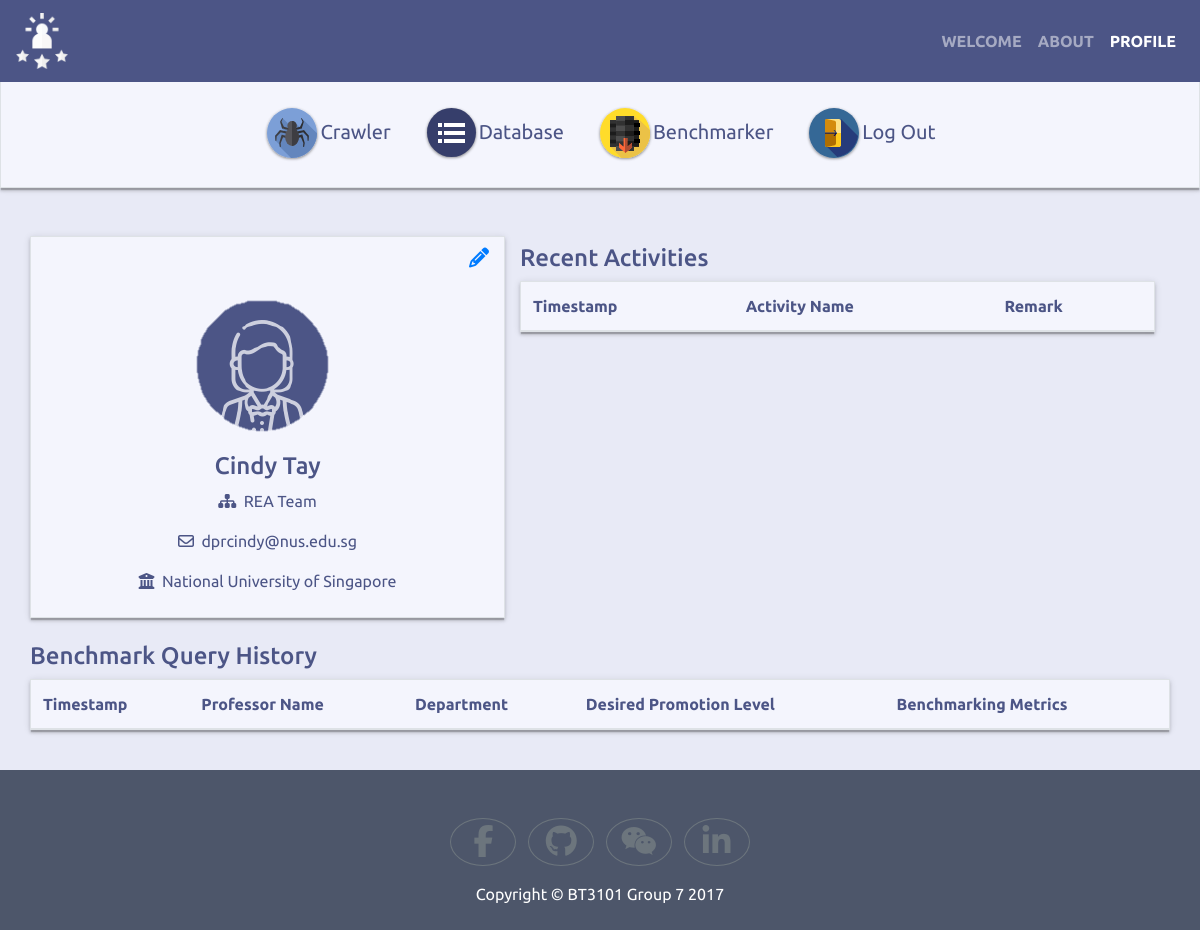
Page /profile/ (signed in) on the earlier database version.
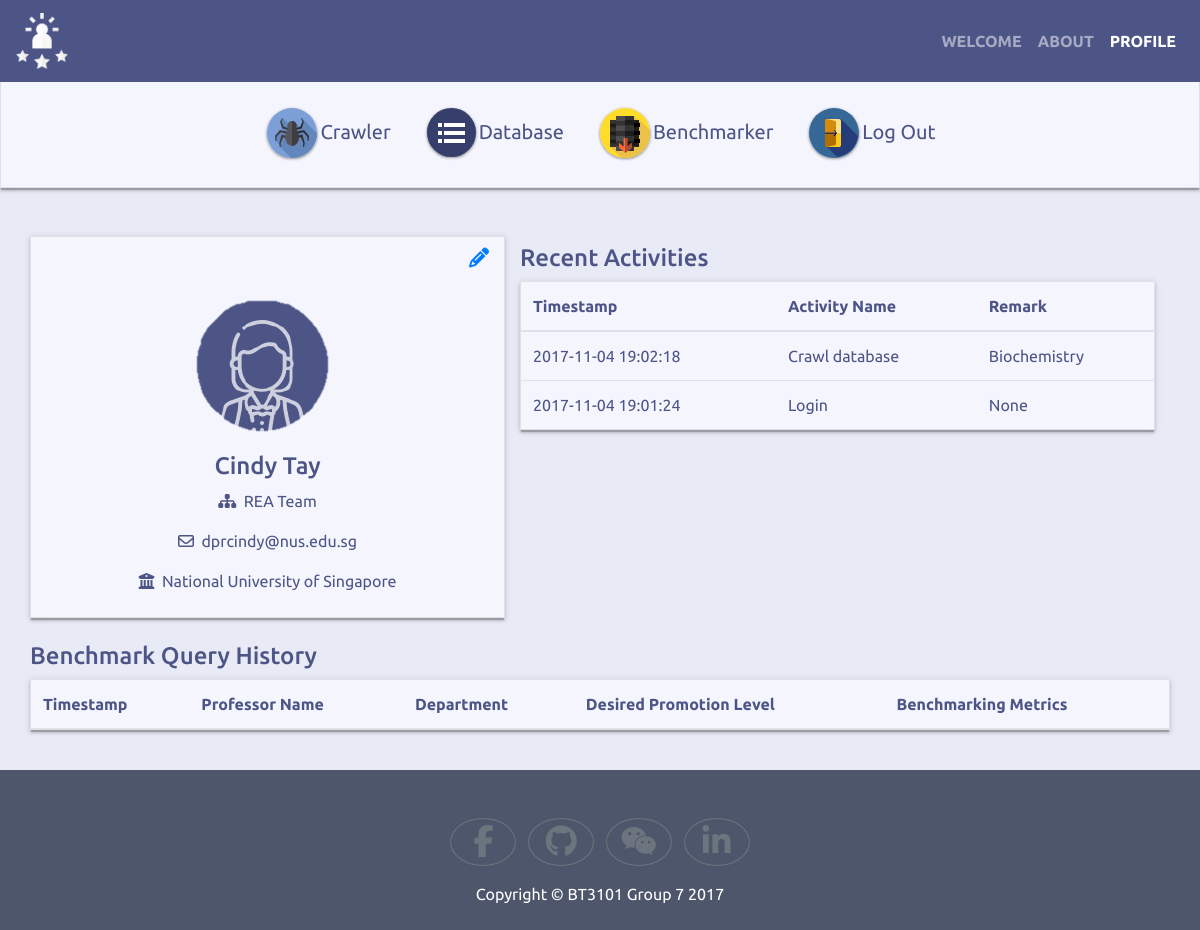
Same page on the later database version.
### tables this page shows
CREATE TABLE users (
  user_id integer primary key autoincrement,
  username text not null,
  password text not null,
  first_name text not null,
  last_name text not null,
  institution text not null,
  team text not null,
  email text not null,
  staff_id text not null
);

CREATE TABLE activities (
  activity_id integer primary key autoincrement,
  activity_timestamp text not null,
  user_id integer not null,
  activity_name text not null,
  remark text not null
);

### application.py (the view)
@app.route("/profile/")
def profile():
    if 'username' in session:
        user_id = session['user_id']
        full_user = query_db('select username, first_name, last_name, institution, team, email, staff_id from users where user_id = ?', (user_id,), one=True)
        activities = query_db('select activity_timestamp, activity_name, remark from activities where user_id = ? order by datetime(activity_timestamp) desc limit 5', (user_id,))
        benchmarks = query_db('select benchmark_timestamp, name, department, position, metrics from benchmarks where user_id = ? order by datetime(benchmark_timestamp) desc limit 5', (user_id,))
        return render_template("profile.html", user=full_user, activities=activities, benchmarks=benchmarks)
    else:
        return redirect(url_for('main'))

### application.py (called while the page is built)
def get_db():
    db = getattr(g, '_database', None)
    if db is None:
        db = g._database = sqlite3.connect(DATABASE)
    return db

def query_db(query, args=(), one=False):
    db = get_db()
    db.row_factory = sqlite3.Row
    cur = db.cursor().execute(query, args)
    rv = cur.fetchall()
    return (rv[0] if rv else None) if one else rv

@app.teardown_appcontext
def close_connection(exception):
    db = getattr(g, '_database', None)
    if db is not None:
        db.close()

### templates/profile.html (shortened to what this page needs)
<!doctype html>
<html lang="en">
  <head>
    <link rel="stylesheet" href="https://maxcdn.bootstrapcdn.com/bootstrap/4.0.0-beta.2/css/bootstrap.min.css">
    <link href="https://opensource.keycdn.com/fontawesome/4.7.0/font-awesome.min.css" rel="stylesheet">
    <link href="../static/css/custom.css" rel="stylesheet">
  </head>
  <body>
    <header class="navbar fixed-top navbar-expand-lg navbar-dark" style="background-color: #4C5586;">
      <a class="navbar-brand" href="#"><img class="img-fluid" src="../static/img/Logo.svg"></a>
      <div class="collapse navbar-collapse" id="navbarNavAltMarkup">
        <ul class="navbar-nav ml-auto">
          <li class="nav-item">
            <a class="nav-link font-weight-bold" href="{{ url_for('main') }}">WELCOME</a>
          </li>
          <li class="nav-item">
            <a class="nav-link font-weight-bold" href="{{ url_for('about') }}">ABOUT</a>
          </li>
          <li class="nav-item active">
            <a class="nav-link font-weight-bold" href="{{ url_for('profile') }}">PROFILE<span class="sr-only">(current)</span></a>
          </li>
        </ul>
      </div>
    </header>
    <div class="container-fluid border text-center mt-5 pt-5 pb-3 shadowed function-button">
      <div class="btn-group btn-group-lg" role="group" aria-label="Function buttons">
        <a class="btn btn-light btn-menu" href="{{ url_for('crawler') }}">
          <img src="../static/img/Crawl.svg">Crawler
        </a>
        <a class="btn btn-light btn-menu" href="{{ url_for('database') }}">
          <img src="../static/img/Menu.svg">Database
        </a>
        <a class="btn btn-light btn-menu" href="{{ url_for('benchmarker') }}">
          <img src="../static/img/Database.svg">Benchmarker
        </a>
        <a class="btn btn-light btn-menu" href="{{ url_for('logout') }}">
          <img src="../static/img/Logout.svg">Log Out
        </a>
      </div>
    </div>
    <div class="container pt-5">
      <div class="row">
        <div class="col-5 border text-center py-2 profile-box shadowed">
          <p class="text-right"><a href="#"><i class="fa fa-lg fa-pencil"></i></a></p>
          <img class="img-fluid" src="../static/img/Profile Icon.png" alt="User Profile Pic">
          <h4>{{ user['first_name'] }} {{ user['last_name'] }}</h4>
          <p><i class="fa fa-sitemap"></i>&nbsp; {{ user['team'] }}</p>
          <p><i class="fa fa-envelope-o"></i>&nbsp; {{ user['email'] }}</p>
          <p><i class="fa fa-university"></i>&nbsp; {{ user['institution'] }}</p>
        </div>
        <div class="col-7 pt-2">
          <h4>Recent Activities</h4>
          <table class="table border profile-box shadowed">
            <thead>
              <tr>
                <th scope="col">Timestamp</th>
                <th scope="col">Activity Name</th>
                <th scope="col">Remark</th>
              </tr>
            </thead>
            <tbody>
              {% for row in activities %}
                <tr>
                  <td>{{ row['activity_timestamp'] }}</td>
                  <td>{{ row['activity_name'] | capitalize }}</td>
                  <td>{{ row['remark'] }}</td>
                </tr>
              {% endfor %}
            </tbody>
          </table>
        </div>
      </div>
    </div>
    <div class="container py-4">
      <div class="row">
        <h4>Benchmark Query History</h4>
        <table class="table border profile-box shadowed">
          <thead>
            <tr>
              <th scope="col">Timestamp</th>
              <th scope="col">Professor Name</th>
              <th scope="col">Department</th>
              <th scope="col">Desired Promotion Level</th>
              <th scope="col">Benchmarking Metrics</th>
            </tr>
          </thead>
        </table>
      </div>
    </div>
    <footer class="footer pt-5 pb-2">
      <div class="container">
        <div class="text-center">
          <ul class="list-inline">
            <li class="list-inline-item">
              <a class="btn btn-outline-secondary rounded-circle" href="#" target="_blank">
                <i class="fa fa-fw fa-2x fa-facebook"></i>
              </a>
            </li>
            <li class="list-inline-item">
              <a class="btn btn-outline-secondary rounded-circle" href="#" target="_blank">
                <i class="fa fa-fw fa-2x fa-github"></i>
              </a>
            </li>
            <li class="list-inline-item">
              <a class="btn btn-outline-secondary rounded-circle" href="#" target="_blank">
                <i class="fa fa-fw fa-2x fa-wechat"></i>
              </a>
            </li>
            <li class="list-inline-item">
              <a class="btn btn-outline-secondary rounded-circle" href="#" target="_blank">
                <i class="fa fa-fw fa-2x fa-linkedin"></i>
              </a>
            </li>
          </ul>
          <p>Copyright &copy; BT3101 Group 7 2017</p>
        </div>
      </div>
    </footer>
  </body>
</html>

### static/css/custom.css (style rules this page uses)
body { font-family: Ubuntu, 'Helvetica Neue', Helvetica, Arial, sans-serif; color: #4C5586; background-color: #E8EAF6; }
.footer { background-color: #4D566A; }
.footer p { color: #fff; }
.shadowed { box-shadow:0 3px 3px 0 rgba(0,0,0,0.14),0 1px 7px 0 rgba(0,0,0,0.12),0 3px 1px -1px rgba(0,0,0,0.2) }
.btn-menu { color: #4C5586; border-color: #F4F5FD; background-color: #F4F5FD; }
.function-button { background-color: #F4F5FD; }
.profile-box { background-color: #F4F5FD; }

Differences in the rows shown:
added activities: activity_timestamp "2017-11-04 19:02:18", activity_name "Crawl database", remark "Biochemistry"
added activities: activity_timestamp "2017-11-04 19:01:24", activity_name "Login", remark "None"
